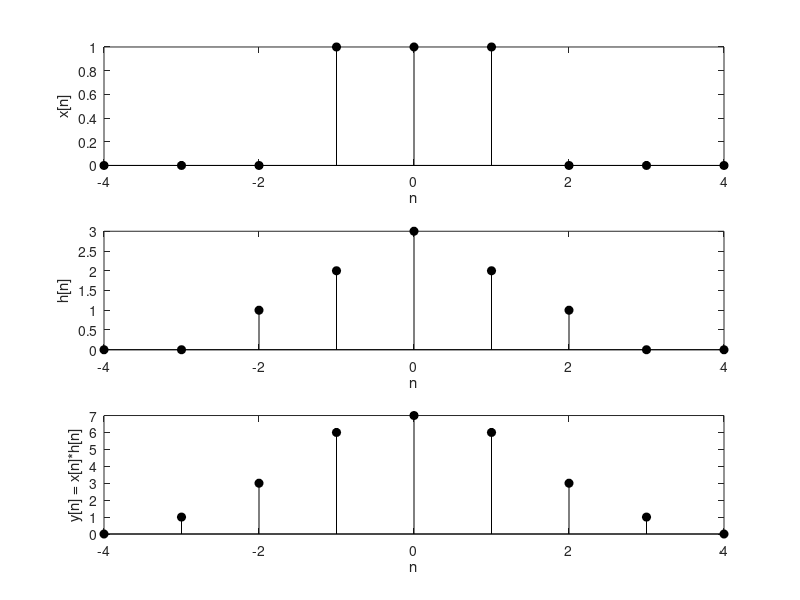

This figure's MATLAB source:
n = -4:4;
x = [0 0 0 1 1 1 0 0 0];
h = [0 0 1 2 3 2 1 0 0];
y = conv(x, h, 'same');
subplot(3,1,1);
stem(n, x, 'k-', 'filled');
xlabel('n');
ylabel('x[n]');
subplot(3,1,2);
stem(n, h, 'k-', 'filled');
xlabel('n');
ylabel('h[n]');
subplot(3,1,3);
stem(n, y(1:length(n)), 'k-', 'filled');
xlabel('n');
ylabel('y[n] = x[n]*h[n]');